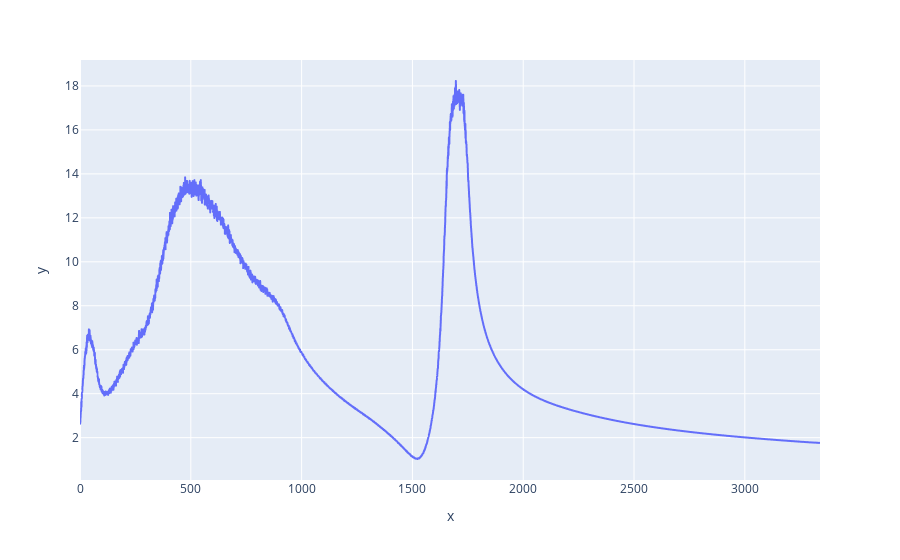

Write notebook code for a chart like this one.
### Code cell
px.line(x=xf[:N//10], y=np.abs(spectra)[0:N//10])      ## rigid water O-H bond rigid, so no peak at 3400 cm-1, this mode comes from angular fluctuations

### Figure 1 — Plotly figure (JSON) as saved in the notebook; plotly's stock layout.template omitted (floating-point values rounded to 4 significant figures; data arrays with more than 128 entries replaced by an {"elided": "..."} marker saying what was removed)
{"data": [{"hovertemplate": "x=%{x}<br>y=%{y}<extra></extra>", "legendgroup": "", "line": {"color": "#636efa", "dash": "solid"}, "marker": {"symbol": "circle"}, "mode": "lines", "name": "", "showlegend": false, "type": "scattergl", "x": {"elided": "5000 float values"}, "xaxis": "x", "y": {"elided": "5000 float values"}, "yaxis": "y"}], "layout": {"legend": {"tracegroupgap": 0}, "margin": {"t": 60}, "xaxis": {"anchor": "y", "domain": [0, 1], "title": {"text": "x"}}, "yaxis": {"anchor": "x", "domain": [0, 1], "title": {"text": "y"}}}}
